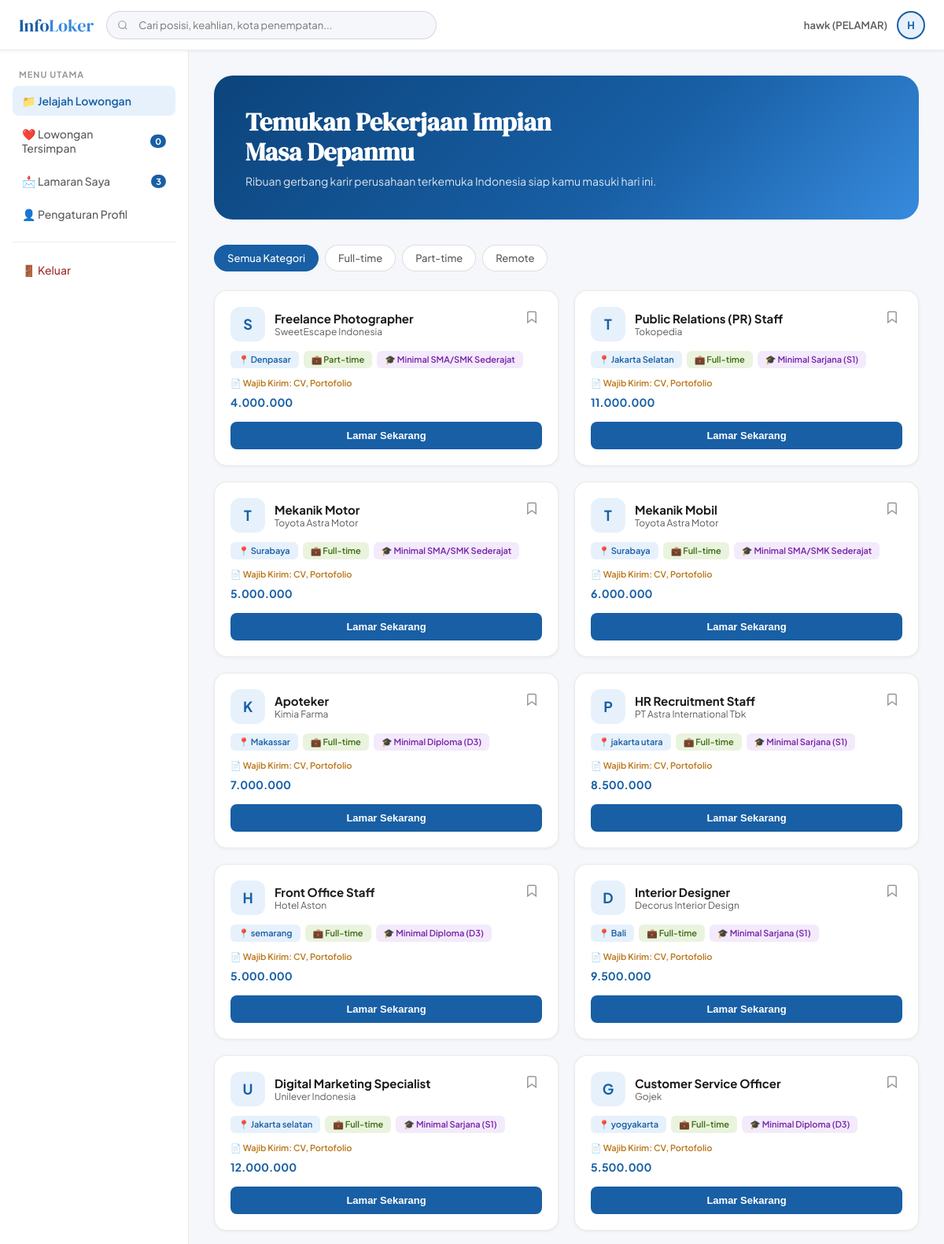
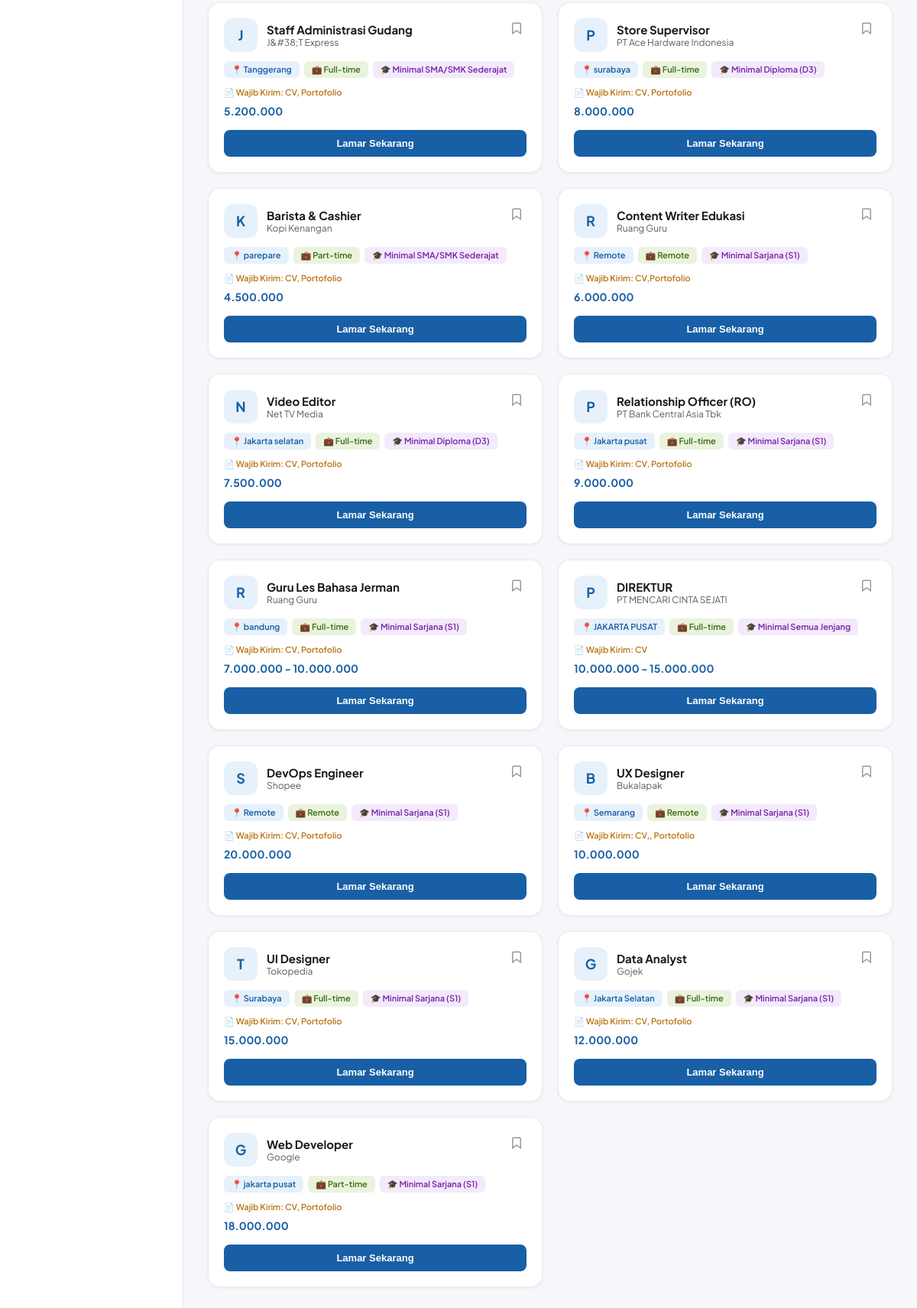
The app's page /dashboard.php (signed in) with its own data (2 pictures, top to bottom).
### tables this page shows
CREATE TABLE `lowongan` (
  `id_loker` int(11) NOT NULL,
  `id_user` int(11) DEFAULT NULL,
  `nama_perusahaan` varchar(100) NOT NULL,
  `posisi` varchar(100) NOT NULL,
  `gaji` varchar(50) NOT NULL,
  `lokasi` varchar(100) NOT NULL,
  `tipe` enum('Full-time','Part-time','Remote') NOT NULL,
  `minimal_pendidikan` varchar(100) DEFAULT 'Semua Jenjang',
  `deskripsi` text NOT NULL,
  `berkas_wajib` varchar(255) DEFAULT 'CV',
  `status` enum('aktif','nonaktif') DEFAULT 'aktif',
  `created_at` timestamp NOT NULL DEFAULT current_timestamp()
);

### dashboard.php (the view, shortened to what this page needs)
<?php
require_once 'connection.php';
$id_user = $_SESSION['id_user'];
$user_nama = $_SESSION['nama'] ?? 'Pengguna';
$user_role = $_SESSION['role'] ?? 'pelamar';
$words = explode(" ", $user_nama);
$user_initial = strtoupper(substr(($words[0] ?? 'P'), 0, 1) . substr(($words[1] ?? ''), 0, 1));
$filter_type = $_GET['type'] ?? 'All';
$search_word = isset($_GET['q']) ? '%'.$_GET['q'].'%' : '%';
if ($filter_type === 'All') {
    $get_jobs = $conn->prepare("SELECT l.*, (SELECT COUNT(*) FROM lowongan_tersimpan WHERE id_user = :uid AND id_loker = l.id_loker) as is_saved FROM lowongan l WHERE status='aktif' AND (posisi LIKE :q OR nama_perusahaan LIKE :q OR lokasi LIKE :q) ORDER BY id_loker DESC");
    $get_jobs->execute([':q' => $search_word, ':uid' => $id_user]);
}
$data_lowongan = $get_jobs->fetchAll();
$saved_jobs = [];
$my_apps = [];
if ($user_role === 'pelamar') {
    $get_saved = $conn->prepare("SELECT l.* FROM lowongan_tersimpan lt JOIN lowongan l ON lt.id_loker = l.id_loker WHERE lt.id_user = :u");
    $get_saved->execute([':u' => $id_user]);
    $saved_jobs = $get_saved->fetchAll();
    $get_apps = $conn->prepare("SELECT l.*, lw.posisi, lw.nama_perusahaan, lw.lokasi, lw.tipe, lw.berkas_wajib, (SELECT catatan FROM log_validasi WHERE id_lamaran = l.id_lamaran ORDER BY id_log DESC LIMIT 1) as catatan_hrd FROM lamaran l JOIN lowongan lw ON l.id_loker = lw.id_loker WHERE l.id_user = :u ORDER BY l.id_lamaran DESC");
    $get_apps->execute([':u' => $id_user]);
    $my_apps = $get_apps->fetchAll();
}
?>
<!DOCTYPE html>
<html lang="id">
<head>
</head>
<body>
<nav class="topnav">
  <a href="dashboard.php" class="logo">Info<span>Loker</span></a>
  <div class="nav-search">
    <form method="GET" action="dashboard.php">
      <svg width="14" height="14" viewBox="0 0 24 24" fill="none" stroke="currentColor" stroke-width="2"><circle cx="11" cy="11" r="8"/><line x1="21" y1="21" x2="16.65" y2="16.65"/></svg>
      <input type="text" name="q" placeholder="Cari posisi, keahlian, kota penempatan..." value="<?= htmlspecialchars($_GET['q'] ?? '') ?>"/>
    </form>
  </div>
  <div class="nav-links">
    <span style="font-size:13px; font-weight:600; color:var(--text-sec);"><?= htmlspecialchars($user_nama) ?> (<?= strtoupper($user_role) ?>)</span>
    <div class="avatar" onclick="pindahMenu('profile')"><?= $user_initial ?></div>
  </div>
</nav>
<div class="main-layout">
  <aside class="sidebar">
    <div class="sidebar-label">Menu Utama</div>
    <div class="sidebar-item active" id="side-home" onclick="pindahMenu('home')">📁 Jelajah Lowongan</div>
    <?php if($user_role === 'pelamar'): ?>
      <div class="sidebar-item" id="side-saved" onclick="pindahMenu('saved')">❤️ Lowongan Tersimpan <span class="sidebar-badge"><?= count($saved_jobs) ?></span></div>
      <div class="sidebar-item" id="side-apps" onclick="pindahMenu('apps')">📩 Lamaran Saya <span class="sidebar-badge"><?= count($my_apps) ?></span></div>
      <div class="sidebar-item" id="side-profile" onclick="pindahMenu('profile')">👤 Pengaturan Profil</div>
    <?php endif; ?>
    <div class="sidebar-divider"></div>
    <a href="logout.php" class="sidebar-item" style="color:var(--danger);">🚪 Keluar</a>
  </aside>
  <main class="content-body">
    <div class="page-panel active" id="panel-home">
      <div class="hero">
        <h1>Temukan Pekerjaan Impian<br>Masa Depanmu</h1>
        <p>Ribuan gerbang karir perusahaan terkemuka Indonesia siap kamu masuki hari ini.</p>
      </div>
      <div class="chips">
        <a href="dashboard.php?type=All" class="chip <?= $filter_type==='All'?'active':'' ?>">Semua Kategori</a>
        <a href="dashboard.php?type=Full-time" class="chip <?= $filter_type==='Full-time'?'active':'' ?>">Full-time</a>
        <a href="dashboard.php?type=Part-time" class="chip <?= $filter_type==='Part-time'?'active':'' ?>">Part-time</a>
        <a href="dashboard.php?type=Remote" class="chip <?= $filter_type==='Remote'?'active':'' ?>">Remote</a>
      </div>
      <div class="jobs-grid">
        <?php if(empty($data_lowongan)): ?>
          <p style="color:var(--text-ter); grid-column: 1/-1;">Lowongan pekerjaan tidak ditemukan.</p>
        <?php else: ?>
          <?php foreach($data_lowongan as $job): ?>
            <div class="job-card">
              <div class="job-header">
                <div class="company-box">
                  <div class="company-logo"><?= substr($job['nama_perusahaan'],0,1) ?></div>
                  <div>
                    <div class="job-title"><?= htmlspecialchars($job['posisi']) ?></div>
                    <div class="company-name"><?= htmlspecialchars($job['nama_perusahaan']) ?></div>
                  </div>
                </div>
                <?php if($user_role === 'pelamar'): ?>
                  <form method="POST" action="dashboard.php<?= isset($_GET['type']) ? '?type='.$_GET['type'] : '' ?>">
                    <button type="submit" name="toggle_save" class="btn-save-bookmark <?= $job['is_saved'] ? 'saved' : '' ?>">
                      <svg width="18" height="18" viewBox="0 0 24 24" fill="<?= $job['is_saved'] ? 'currentColor' : 'none' ?>" stroke="currentColor" stroke-width="2"><path d="M19 21l-7-5-7 5V5a2 2 0 0 1 2-2h10a2 2 0 0 1 2 2z"/></svg>
                    </button>
                  </form>
                <?php endif; ?>
              </div>
              <div class="job-tags">
                <span class="tag blue">📍 <?= htmlspecialchars($job['lokasi']) ?></span>
                <span class="tag green">💼 <?= htmlspecialchars($job['tipe']) ?></span>
                <span class="tag purple">🎓 Minimal <?= htmlspecialchars($job['minimal_pendidikan'] ?? 'Semua Jenjang') ?></span>
              </div>
              <div style="font-size:11px; font-weight:600; color:var(--warning); margin-bottom:8px;">
                📄 Wajib Kirim: <?= htmlspecialchars($job['berkas_wajib'] ?? 'CV') ?>
              </div>
              <div class="job-salary"><?= htmlspecialchars($job['gaji']) ?></div>
              <?php if($user_role === 'pelamar'): ?>
                <form method="POST" action="">
                  <button type="submit" name="ajukan_lamaran" class="btn-apply">Lamar Sekarang</button>
                </form>
              <?php endif; ?>
            </div>
          <?php endforeach; ?>
        <?php endif; ?>
      </div>
    </div>
  </main>
</div>
</body>
</html>

### records on screen
lowongan: nama_perusahaan "S", posisi "Freelance Photographer", nama_perusahaan "SweetEscape Indonesia", lokasi "Denpasar", tipe "Part-time", minimal_pendidikan "SMA/SMK Sederajat", berkas_wajib "CV, Portofolio", gaji "4.000.000"
lowongan: nama_perusahaan "T", posisi "Public Relations (PR) Staff", nama_perusahaan "Tokopedia", lokasi "Jakarta Selatan", tipe "Full-time", minimal_pendidikan "Sarjana (S1)", berkas_wajib "CV, Portofolio", gaji "11.000.000"
lowongan: nama_perusahaan "T", posisi "Mekanik Motor", nama_perusahaan "Toyota Astra Motor", lokasi "Surabaya", tipe "Full-time", minimal_pendidikan "SMA/SMK Sederajat", berkas_wajib "CV, Portofolio", gaji "5.000.000"
lowongan: nama_perusahaan "T", posisi "Mekanik Mobil", nama_perusahaan "Toyota Astra Motor", lokasi "Surabaya", tipe "Full-time", minimal_pendidikan "SMA/SMK Sederajat", berkas_wajib "CV, Portofolio", gaji "6.000.000"
lowongan: nama_perusahaan "K", posisi "Apoteker", nama_perusahaan "Kimia Farma", lokasi "Makassar", tipe "Full-time", minimal_pendidikan "Diploma (D3)", berkas_wajib "CV, Portofolio", gaji "7.000.000"
lowongan: nama_perusahaan "P", posisi "HR Recruitment Staff", nama_perusahaan "PT Astra International Tbk", lokasi "jakarta utara", tipe "Full-time", minimal_pendidikan "Sarjana (S1)", berkas_wajib "CV, Portofolio", gaji "8.500.000"
lowongan: nama_perusahaan "H", posisi "Front Office Staff", nama_perusahaan "Hotel Aston", lokasi "semarang", tipe "Full-time", minimal_pendidikan "Diploma (D3)", berkas_wajib "CV, Portofolio", gaji "5.000.000"
lowongan: nama_perusahaan "D", posisi "Interior Designer", nama_perusahaan "Decorus Interior Design", lokasi "Bali", tipe "Full-time", minimal_pendidikan "Sarjana (S1)", berkas_wajib "CV, Portofolio", gaji "9.500.000"
lowongan: nama_perusahaan "U", posisi "Digital Marketing Specialist", nama_perusahaan "Unilever Indonesia", lokasi "Jakarta selatan", tipe "Full-time", minimal_pendidikan "Sarjana (S1)", berkas_wajib "CV, Portofolio", gaji "12.000.000"
lowongan: nama_perusahaan "G", posisi "Customer Service Officer", nama_perusahaan "Gojek", lokasi "yogyakarta", tipe "Full-time", minimal_pendidikan "Diploma (D3)", berkas_wajib "CV, Portofolio", gaji "5.500.000"
lowongan: nama_perusahaan "J", posisi "Staff Administrasi Gudang", nama_perusahaan "J&#38;T Express", lokasi "Tanggerang", tipe "Full-time", minimal_pendidikan "SMA/SMK Sederajat", berkas_wajib "CV, Portofolio", gaji "5.200.000"
lowongan: nama_perusahaan "P", posisi "Store Supervisor", nama_perusahaan "PT Ace Hardware Indonesia", lokasi "surabaya", tipe "Full-time", minimal_pendidikan "Diploma (D3)", berkas_wajib "CV, Portofolio", gaji "8.000.000"
lowongan: nama_perusahaan "K", posisi "Barista & Cashier", nama_perusahaan "Kopi Kenangan", lokasi "parepare", tipe "Part-time", minimal_pendidikan "SMA/SMK Sederajat", berkas_wajib "CV, Portofolio", gaji "4.500.000"
lowongan: nama_perusahaan "R", posisi "Content Writer Edukasi", nama_perusahaan "Ruang Guru", lokasi "Remote", tipe "Remote", minimal_pendidikan "Sarjana (S1)", berkas_wajib "CV,Portofolio", gaji "6.000.000"
lowongan: nama_perusahaan "N", posisi "Video Editor", nama_perusahaan "Net TV Media", lokasi "Jakarta selatan", tipe "Full-time", minimal_pendidikan "Diploma (D3)", berkas_wajib "CV, Portofolio", gaji "7.500.000"
lowongan: nama_perusahaan "P", posisi "Relationship Officer (RO)", nama_perusahaan "PT Bank Central Asia Tbk", lokasi "Jakarta pusat", tipe "Full-time", minimal_pendidikan "Sarjana (S1)", berkas_wajib "CV, Portofolio", gaji "9.000.000"
lowongan: nama_perusahaan "R", posisi "Guru Les Bahasa Jerman", nama_perusahaan "Ruang Guru", lokasi "bandung", tipe "Full-time", minimal_pendidikan "Sarjana (S1)", berkas_wajib "CV, Portofolio", gaji "7.000.000 - 10.000.000"
lowongan: nama_perusahaan "P", posisi "DIREKTUR", nama_perusahaan "PT MENCARI CINTA SEJATI", lokasi "JAKARTA PUSAT", tipe "Full-time", minimal_pendidikan "Semua Jenjang", berkas_wajib "CV", gaji "10.000.000 - 15.000.000"
lowongan: nama_perusahaan "S", posisi "DevOps Engineer", nama_perusahaan "Shopee", lokasi "Remote", tipe "Remote", minimal_pendidikan "Sarjana (S1)", berkas_wajib "CV, Portofolio", gaji "20.000.000"
lowongan: nama_perusahaan "B", posisi "UX Designer", nama_perusahaan "Bukalapak", lokasi "Semarang", tipe "Remote", minimal_pendidikan "Sarjana (S1)", berkas_wajib "CV,, Portofolio", gaji "10.000.000"
lowongan: nama_perusahaan "T", posisi "UI Designer", nama_perusahaan "Tokopedia", lokasi "Surabaya", tipe "Full-time", minimal_pendidikan "Sarjana (S1)", berkas_wajib "CV, Portofolio", gaji "15.000.000"
lowongan: nama_perusahaan "G", posisi "Data Analyst", nama_perusahaan "Gojek", lokasi "Jakarta Selatan", tipe "Full-time", minimal_pendidikan "Sarjana (S1)", berkas_wajib "CV, Portofolio", gaji "12.000.000"
lowongan: nama_perusahaan "G", posisi "Web Developer", nama_perusahaan "Google", lokasi "jakarta pusat", tipe "Part-time", minimal_pendidikan "Sarjana (S1)", berkas_wajib "CV, Portofolio", gaji "18.000.000"

### other values on screen
$user_nama "hawk"
$user_role "PELAMAR"
$user_initial "H"
count($saved_jobs) "0"
count($my_apps) "3"
